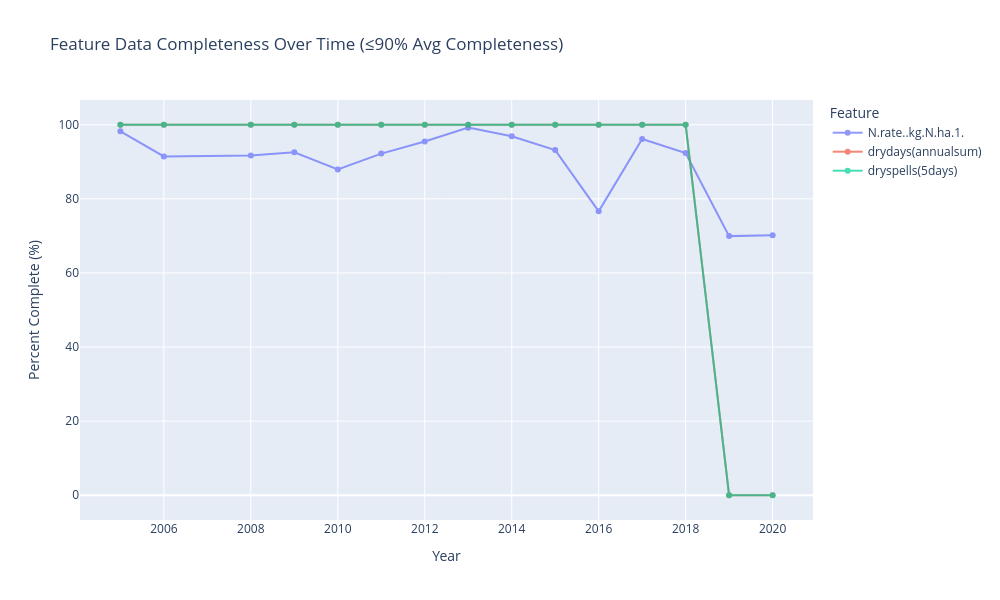

Notebook code for this chart:
### Code cell
# Step 1: Compute completeness per year
completeness_over_time = (
    df_toimpute_continous
    .groupby('year')
    .apply(lambda group: group.notna().mean() * 100)
)

# Step 2: Transpose for plotting
completeness_over_time = completeness_over_time.T

# Step 3: Filter features with average completeness <= 90%
low_quality_features = completeness_over_time.mean(axis=1) <= 95
completeness_over_time = completeness_over_time[low_quality_features]

# Step 4: Reshape to long format
completeness_long = completeness_over_time.reset_index().melt(
    id_vars='index',
    var_name='year',
    value_name='pct_complete'
).rename(columns={'index': 'feature'})

# Step 5: Plot with hover-isolate enabled
fig = px.line(
    completeness_long,
    x='year',
    y='pct_complete',
    color='feature',
    hover_name='feature',
    labels={'pct_complete': 'Percent Complete (%)', 'year': 'Year'},
    title='Feature Data Completeness Over Time (≤90% Avg Completeness)'
)

# Enable hover isolation
fig.update_traces(mode='lines+markers', hoverinfo='all', opacity=0.7)
fig.update_layout(
    height=600,
    width=1000,
    hovermode='x unified',  # unified x hover
    legend_title='Feature',
    legend=dict(itemclick="toggleothers")  # clicking one legend hides others
)

fig.show()

### Figure 1 — Plotly figure (JSON) as saved in the notebook; plotly's stock layout.template omitted (floating-point values rounded to 4 significant figures)
{"data": [{"hoverinfo": "all", "hovertemplate": "<b>%{hovertext}</b><br><br>feature=N.rate..kg.N.ha.1.<br>Year=%{x}<br>Percent Complete (%)=%{y}<extra></extra>", "hovertext": ["N.rate..kg.N.ha.1.", "N.rate..kg.N.ha.1.", "N.rate..kg.N.ha.1.", "N.rate..kg.N.ha.1.", "N.rate..kg.N.ha.1.", "N.rate..kg.N.ha.1.", "N.rate..kg.N.ha.1.", "N.rate..kg.N.ha.1.", "N.rate..kg.N.ha.1.", "N.rate..kg.N.ha.1.", "N.rate..kg.N.ha.1.", "N.rate..kg.N.ha.1.", "N.rate..kg.N.ha.1.", "N.rate..kg.N.ha.1.", "N.rate..kg.N.ha.1."], "legendgroup": "N.rate..kg.N.ha.1.", "line": {"color": "#636efa", "dash": "solid"}, "marker": {"symbol": "circle"}, "mode": "lines+markers", "name": "N.rate..kg.N.ha.1.", "opacity": 0.7, "orientation": "v", "showlegend": true, "type": "scatter", "x": [2005, 2006, 2008, 2009, 2010, 2011, 2012, 2013, 2014, 2015, 2016, 2017, 2018, 2019, 2020], "xaxis": "x", "y": [98.22, 91.45, 91.69, 92.57, 87.95, 92.21, 95.48, 99.22, 96.9, 93.17, 76.62, 96.15, 92.36, 69.94, 70.17], "yaxis": "y"}, {"hoverinfo": "all", "hovertemplate": "<b>%{hovertext}</b><br><br>feature=drydays(annualsum)<br>Year=%{x}<br>Percent Complete (%)=%{y}<extra></extra>", "hovertext": ["drydays(annualsum)", "drydays(annualsum)", "drydays(annualsum)", "drydays(annualsum)", "drydays(annualsum)", "drydays(annualsum)", "drydays(annualsum)", "drydays(annualsum)", "drydays(annualsum)", "drydays(annualsum)", "drydays(annualsum)", "drydays(annualsum)", "drydays(annualsum)", "drydays(annualsum)", "drydays(annualsum)"], "legendgroup": "drydays(annualsum)", "line": {"color": "#EF553B", "dash": "solid"}, "marker": {"symbol": "circle"}, "mode": "lines+markers", "name": "drydays(annualsum)", "opacity": 0.7, "orientation": "v", "showlegend": true, "type": "scatter", "x": [2005, 2006, 2008, 2009, 2010, 2011, 2012, 2013, 2014, 2015, 2016, 2017, 2018, 2019, 2020], "xaxis": "x", "y": [100, 100, 100, 100, 100, 100, 100, 100, 100, 100, 100, 100, 100, 0, 0], "yaxis": "y"}, {"hoverinfo": "all", "hovertemplate": "<b>%{hovertext}</b><br><br>feature=dryspells(5days)<br>Year=%{x}<br>Percent Complete (%)=%{y}<extra></extra>", "hovertext": ["dryspells(5days)", "dryspells(5days)", "dryspells(5days)", "dryspells(5days)", "dryspells(5days)", "dryspells(5days)", "dryspells(5days)", "dryspells(5days)", "dryspells(5days)", "dryspells(5days)", "dryspells(5days)", "dryspells(5days)", "dryspells(5days)", "dryspells(5days)", "dryspells(5days)"], "legendgroup": "dryspells(5days)", "line": {"color": "#00cc96", "dash": "solid"}, "marker": {"symbol": "circle"}, "mode": "lines+markers", "name": "dryspells(5days)", "opacity": 0.7, "orientation": "v", "showlegend": true, "type": "scatter", "x": [2005, 2006, 2008, 2009, 2010, 2011, 2012, 2013, 2014, 2015, 2016, 2017, 2018, 2019, 2020], "xaxis": "x", "y": [100, 100, 100, 100, 100, 100, 100, 100, 100, 100, 100, 100, 100, 0, 0], "yaxis": "y"}], "layout": {"height": 600, "hovermode": "x unified", "legend": {"itemclick": "toggleothers", "title": {"text": "Feature"}, "tracegroupgap": 0}, "title": {"text": "Feature Data Completeness Over Time (≤90% Avg Completeness)"}, "width": 1000, "xaxis": {"anchor": "y", "domain": [0, 1], "title": {"text": "Year"}}, "yaxis": {"anchor": "x", "domain": [0, 1], "title": {"text": "Percent Complete (%)"}}}}
